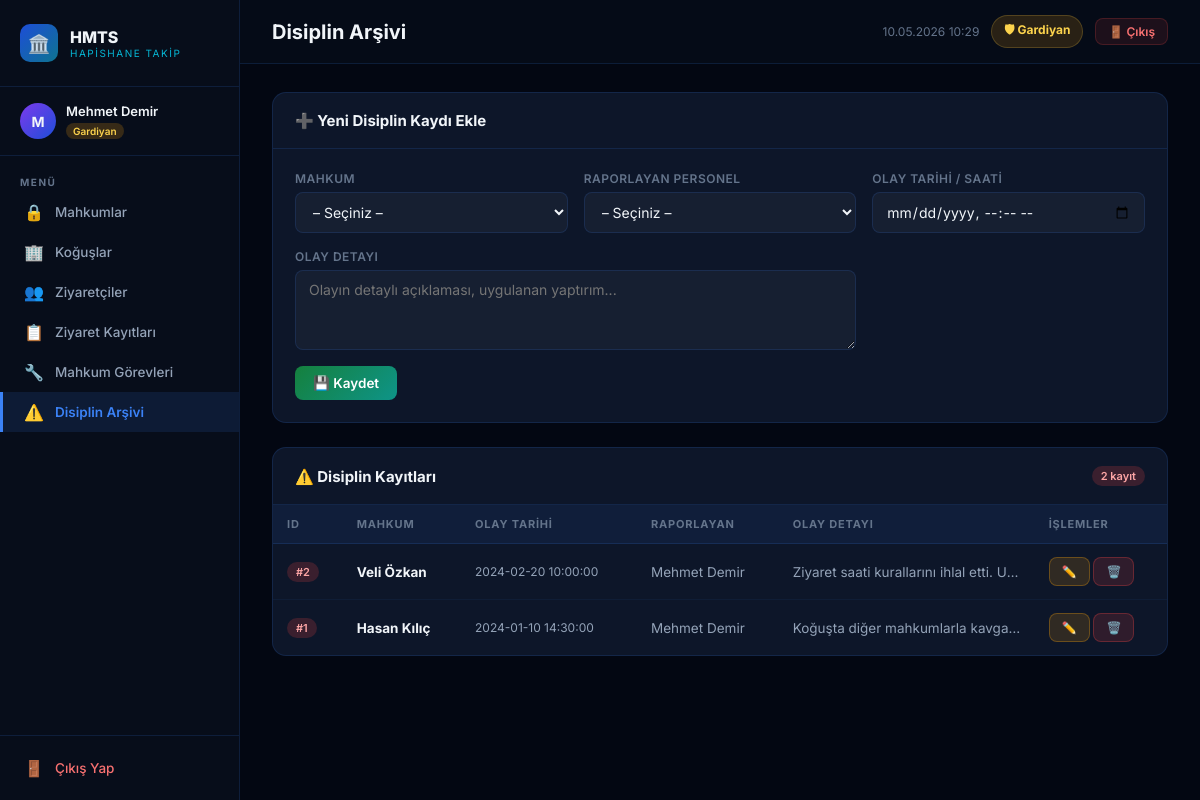
/frontend/disiplin_arsivi.php (signed in), run on the app's committed database.
### tables this page shows
CREATE TABLE IF NOT EXISTS disiplin_arsivi (
    olay_id       INT AUTO_INCREMENT PRIMARY KEY,
    mahkum_id     INT,
    raporlayan_id INT,
    olay_tarihi   DATETIME,
    olay_detayi   TEXT,
    FOREIGN KEY (mahkum_id)     REFERENCES mahkumlar(mahkum_id) ON DELETE CASCADE,
    FOREIGN KEY (raporlayan_id) REFERENCES personel(personel_id) ON DELETE SET NULL
);

CREATE TABLE IF NOT EXISTS mahkumlar (
    mahkum_id       INT AUTO_INCREMENT PRIMARY KEY,
    ad              VARCHAR(100) NOT NULL,
    soyad           VARCHAR(100) NOT NULL,
    tc_no           VARCHAR(11),
    suc_turu        VARCHAR(255),
    kayit_tarihi    DATE,
    tahliye_tarihi  DATE,
    kogus_id        INT,
    disiplin_puani  INT DEFAULT 0,
    FOREIGN KEY (kogus_id) REFERENCES koguslar(kogus_id) ON DELETE SET NULL
);

CREATE TABLE IF NOT EXISTS personel (
    personel_id    INT AUTO_INCREMENT PRIMARY KEY,
    ad             VARCHAR(100) NOT NULL,
    soyad          VARCHAR(100) NOT NULL,
    telefon        VARCHAR(20),
    gorev          VARCHAR(50) DEFAULT 'Gardiyan',
    kullanici_adi  VARCHAR(100) UNIQUE,
    sifre          VARCHAR(255)
);

### frontend/disiplin_arsivi.php (the view, shortened to what this page needs)
<?php
require_once '../../backend/baglanti.php';
require_once '_layout.php';
$kayitlar = mysqli_query($baglanti, "
    SELECT d.*, m.ad AS m_ad, m.soyad AS m_soyad, p.ad AS p_ad, p.soyad AS p_soyad
    FROM disiplin_arsivi d
    LEFT JOIN mahkumlar m ON d.mahkum_id = m.mahkum_id
    LEFT JOIN personel p ON d.raporlayan_id = p.personel_id
    ORDER BY d.olay_id DESC
");
?>
<div class="card" style="margin-bottom:24px;">
    <div class="card-header"><span class="card-title">➕ Yeni Disiplin Kaydı Ekle</span></div>
    <div class="card-body">
        <form action="disiplin_arsivi.php" method="GET">
            <div class="form-grid">
                <div class="form-group">
                    <label class="form-label">Mahkum</label>
                    <select class="form-control" name="mahkum_id" required>
                        <option value="">– Seçiniz –</option>
                    </select>
                </div>
                <div class="form-group">
                    <label class="form-label">Raporlayan Personel</label>
                    <select class="form-control" name="raporlayan_id">
                        <option value="">– Seçiniz –</option>
                    </select>
                </div>
                <div class="form-group">
                    <label class="form-label">Olay Tarihi / Saati</label>
                    <input class="form-control" type="datetime-local" name="olay_tarihi">
                </div>
                <div class="form-group" style="grid-column:span 2;">
                    <label class="form-label">Olay Detayı</label>
                    <textarea class="form-control" name="olay_detayi" rows="3" placeholder="Olayın detaylı açıklaması, uygulanan yaptırım..."></textarea>
                </div>
            </div>
            <div style="margin-top:16px;">
                <button type="submit" name="kaydet" value="1" class="btn btn-success">💾 Kaydet</button>
            </div>
        </form>
    </div>
</div>
<div class="card">
    <div class="card-header">
        <span class="card-title">⚠️ Disiplin Kayıtları</span>
        <span class="badge badge-red"><?= mysqli_num_rows($kayitlar) ?> kayıt</span>
    </div>
    <div class="table-wrap">
        <table>
            <thead><tr><th>ID</th><th>Mahkum</th><th>Olay Tarihi</th><th>Raporlayan</th><th>Olay Detayı</th><th>İşlemler</th></tr></thead>
            <tbody>
            <?php if (mysqli_num_rows($kayitlar) === 0): ?>
                <tr><td colspan="6"><div class="empty-state"><div class="empty-icon">⚠️</div><p>Henüz disiplin kaydı yok.</p></div></td></tr>
            <?php else: while ($r = mysqli_fetch_assoc($kayitlar)): ?>
                <tr>
                    <td><span class="badge badge-red">#<?= $r['olay_id'] ?></span></td>
                    <td><strong style="color:var(--text)"><?= htmlspecialchars($r['m_ad'] . ' ' . $r['m_soyad']) ?></strong></td>
                    <td style="font-size:12px;"><?= htmlspecialchars($r['olay_tarihi'] ?? '–') ?></td>
                    <td><?= htmlspecialchars(($r['p_ad'] ?? '') . ' ' . ($r['p_soyad'] ?? '–')) ?></td>
                    <td style="max-width:220px;overflow:hidden;text-overflow:ellipsis;white-space:nowrap;" title="<?= htmlspecialchars($r['olay_detayi'] ?? '') ?>">
                        <?= htmlspecialchars($r['olay_detayi'] ?? '–') ?>
                    </td>
                    <td style="white-space:nowrap;">
                        <button onclick="doldurDuzenle(<?= htmlspecialchars(json_encode($r)) ?>)" class="btn btn-warning btn-sm">✏️</button>
                        <a href="disiplin_arsivi.php?sil=1&olay_id=<?= $r['olay_id'] ?>" class="btn btn-danger btn-sm" onclick="return confirm('Disiplin kaydını silmek istiyor musunuz?')">🗑️</a>
                    </td>
                </tr>
            <?php endwhile; endif; ?>
            </tbody>
        </table>
    </div>
</div>

### frontend/_layout.php (style rules this page uses)
*, *::before, *::after { box-sizing: border-box; margin: 0; padding: 0; }
:root { --sidebar-w: 240px; --primary: #3b82f6; --primary-d: #1d4ed8; --accent: #06b6d4; --success: #22c55e; --warning: #f59e0b; --danger: #ef4444; --bg-deep: #030712; --bg-sidebar: #070d1a; --bg-card: #0d1629; --bg-card2: #111d35; --border: rgba(59,130,246,0.15); --border-h: rgba(59,130,246,0.4); --text: #f1f5f9; --text-muted: #64748b; --text-sub: #94a3b8; }
html, body { height: 100%; }
body { font-family: 'Inter', sans-serif; background: var(--bg-deep); color: var(--text); display: flex; min-height: 100vh; }
.card { background: var(--bg-card); border: 1px solid var(--border); border-radius: 14px; overflow: hidden; }
.card-header { padding: 18px 22px; border-bottom: 1px solid var(--border); display: flex; align-items: center; justify-content: space-between; }
.card-title { font-size: 15px; font-weight: 700; color: var(--text); }
.card-body { padding: 22px; }
.form-grid { display: grid; grid-template-columns: repeat(auto-fit, minmax(220px,1fr)); gap: 16px; }
.form-group { display: flex; flex-direction: column; gap: 6px; }
.form-label { font-size: 12px; font-weight: 600; color: var(--text-muted); letter-spacing: 0.5px; text-transform: uppercase; }
.form-control { padding: 10px 13px; background: rgba(255,255,255,0.04); border: 1px solid var(--border); border-radius: 8px; color: var(--text); font-size: 14px; font-family: inherit; outline: none; transition: all 0.2s; }
.form-control option { background: #0d1629; color: var(--text); }
textarea.form-control { resize: vertical; min-height: 80px; }
.btn { display: inline-flex; align-items: center; gap: 7px; padding: 9px 18px; border: none; border-radius: 8px; font-size: 13.5px; font-weight: 600; font-family: inherit; cursor: pointer; text-decoration: none; transition: all 0.2s; }
.btn-success { background: linear-gradient(135deg,#15803d,#0e9488); color:#fff; }
.btn-danger { background: rgba(239,68,68,0.15); color:#f87171; border:1px solid rgba(239,68,68,0.3); }
.btn-warning { background: rgba(245,158,11,0.15); color:#fbbf24; border:1px solid rgba(245,158,11,0.3); }
.btn-sm { padding: 6px 12px; font-size: 12px; }
.table-wrap { overflow-x: auto; }
table { width: 100%; border-collapse: collapse; }
thead tr { background: rgba(59,130,246,0.08); }
th { padding: 12px 14px; font-size: 11px; font-weight: 700; color: var(--text-muted); text-align: left; letter-spacing: 0.8px; text-transform: uppercase; border-bottom: 1px solid var(--border); white-space: nowrap; }
td { padding: 13px 14px; font-size: 13.5px; color: var(--text-sub); border-bottom: 1px solid rgba(59,130,246,0.06); }
tbody tr { transition: background 0.15s; }
tbody tr:last-child td { border-bottom: none; }
.badge { display: inline-flex; align-items: center; gap: 4px; padding: 3px 9px; border-radius: 20px; font-size: 11px; font-weight: 600; }
.badge-red { background:rgba(239,68,68,0.2); color:#fca5a5; }

### data on the page
disiplin_arsivi: olay_id "2", mahkum.soyad "Veli Özkan", olay_tarihi "2024-02-20 10:00:00", raporlayan.soyad "Mehmet Demir", olay_detayi "Ziyaret saati kurallarını ihlal etti. U…"
disiplin_arsivi: olay_id "1", mahkum.soyad "Hasan Kılıç", olay_tarihi "2024-01-10 14:30:00", raporlayan.soyad "Mehmet Demir", olay_detayi "Koğuşta diğer mahkumlarla kavga…"

### other printed values
mb_substr($user_name, 0, 1) "M"
$user_name "Mehmet Demir"
$user_role "Gardiyan"
$item['icon'] "🔒"
$item['label'] "Mahkumlar"
$item['icon'] "🏢"
$item['label'] "Koğuşlar"
$item['icon'] "👥"
$item['label'] "Ziyaretçiler"
$item['icon'] "📋"
$item['label'] "Ziyaret Kayıtları"
$item['icon'] "🔧"
$item['label'] "Mahkum Görevleri"
$item['icon'] "⚠️"
$item['label'] "Disiplin Arşivi"
